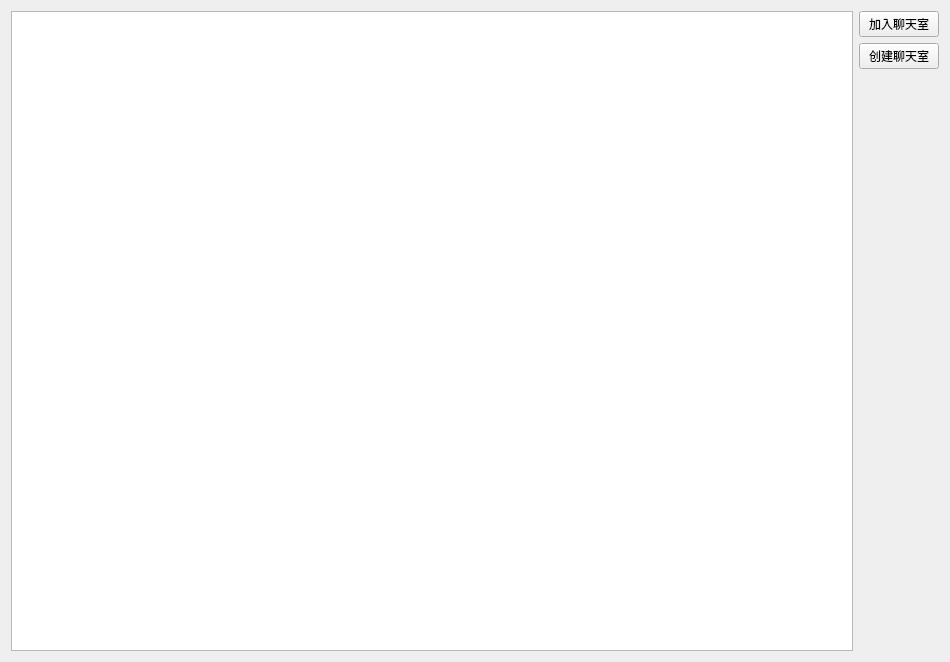
<?xml version="1.0" encoding="UTF-8"?>
<ui version="4.0">
 <class>ChatRoomsWidget</class>
 <widget class="QWidget" name="ChatRoomsWidget">
  <property name="geometry">
   <rect>
    <x>0</x>
    <y>0</y>
    <width>950</width>
    <height>662</height>
   </rect>
  </property>
  <property name="windowTitle">
   <string>Form</string>
  </property>
  <layout class="QVBoxLayout" name="verticalLayout_2">
   <item>
    <layout class="QHBoxLayout" name="horizontalLayout">
     <item>
      <widget class="QListView" name="listView"/>
     </item>
     <item>
      <layout class="QVBoxLayout" name="verticalLayout">
       <item>
        <widget class="QPushButton" name="btn_join">
         <property name="text">
          <string>加入聊天室</string>
         </property>
         <property name="autoDefault">
          <bool>false</bool>
         </property>
         <property name="default">
          <bool>false</bool>
         </property>
         <property name="flat">
          <bool>false</bool>
         </property>
        </widget>
       </item>
       <item>
        <widget class="QPushButton" name="btn_create">
         <property name="text">
          <string>创建聊天室</string>
         </property>
        </widget>
       </item>
       <item>
        <spacer name="verticalSpacer">
         <property name="orientation">
          <enum>Qt::Vertical</enum>
         </property>
         <property name="sizeHint" stdset="0">
          <size>
           <width>20</width>
           <height>40</height>
          </size>
         </property>
        </spacer>
       </item>
      </layout>
     </item>
    </layout>
   </item>
  </layout>
 </widget>
 <resources/>
 <connections/>
</ui>
